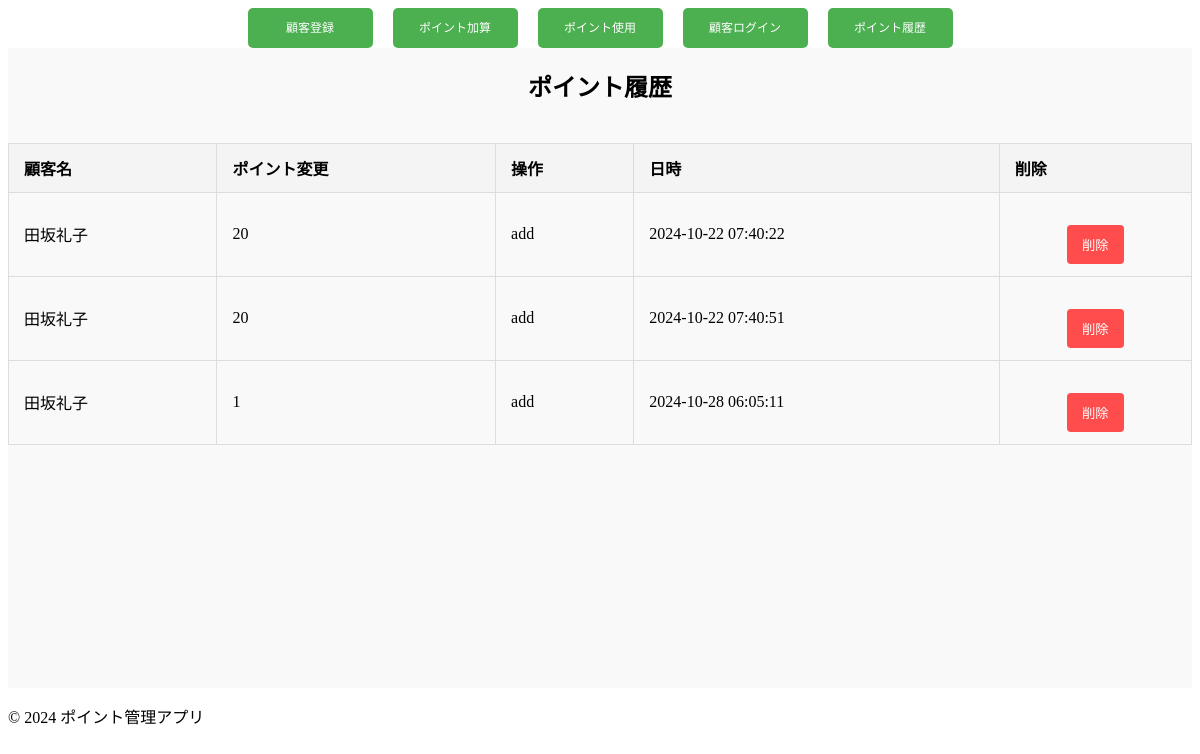
The app's page /points_history with its own data.
### tables this page shows
CREATE TABLE points_history (
            id INTEGER PRIMARY KEY AUTOINCREMENT,
            customer_id INTEGER NOT NULL,
            points_change INTEGER NOT NULL,
            operation_type TEXT NOT NULL,
            datetime TEXT NOT NULL,
            FOREIGN KEY (customer_id) REFERENCES customers (id)
        );

CREATE TABLE customers (
            id INTEGER PRIMARY KEY AUTOINCREMENT,
            name TEXT NOT NULL,
            password TEXT NOT NULL
        , points INTEGER DEFAULT 0);

### app.py (the view)
@app.route('/points_history')
def points_history():
    conn = sqlite3.connect('point_test.db')
    cursor = conn.cursor()
    cursor.execute('''
        SELECT ph.id, c.name, ph.points_change, ph.operation_type, ph.datetime
        FROM points_history ph
        JOIN customers c ON ph.customer_id = c.id
    ''')
    history = cursor.fetchall()
    conn.close()
    return render_template('points_history.html', history=history)

### templates/points_history.html (shortened to what this page needs)
{% extends 'base.html' %}
{% block content %}
<h2>ポイント履歴</h2>
<table class="history-table">
    <thead>
        <tr>
            <th>顧客名</th>
            <th>ポイント変更</th>
            <th>操作</th>
            <th>日時</th>
            <th>削除</th>
        </tr>
    </thead>
    <tbody>
        {% for entry in history %}
        <tr>
            <td>{{ entry[1] }}</td>
            <td>{{ entry[2] }}</td>
            <td>{{ entry[3] }}</td>
            <td>{{ entry[4] }}</td>
            <td>
                <form method="POST" action="{{ url_for('delete_history', history_id=entry[0]) }}">
                    <button type="submit" class="delete-button">削除</button>
                </form>
            </td>
        </tr>
        {% endfor %}
    </tbody>
</table>
{% endblock %}

### templates/base.html (shortened to what this page needs)
<!DOCTYPE html>
<html lang="ja">
<head>
    <link rel="stylesheet" href="{{ url_for('static', filename='style.css') }}">
</head>
<body>
    <header>
        <nav>
            <ul>
                <li><a href="{{ url_for('register') }}">顧客登録</a></li>
                <li><a href="{{ url_for('add_points') }}">ポイント加算</a></li>
                <li><a href="{{ url_for('use_points') }}">ポイント使用</a></li>
                <li><a href="{{ url_for('customer_login') }}">顧客ログイン</a></li>
                <li><a href="{{ url_for('points_history')}}">ポイント履歴</a></li>
            </ul>
        </nav>
    </header>
    <main>
        {% block content %}{% endblock %}
    </main>
    <footer>
        <p>&copy; 2024 ポイント管理アプリ</p>
    </footer>
</body>
</html>

### static/style.css (style rules this page uses)
nav ul { list-style-type: none; padding: 0; margin: 0; display: flex; justify-content: center; }
nav ul li { margin: 0 10px; }
nav ul li a { display: inline-block; padding: 10px 20px; background-color: #4CAF50; color: white; text-decoration: none; border-radius: 5px; transition: background-color 0.3s ease; width: 85px; height: 20px; text-align: center; line-height: 20px; }
nav ul li { font-size: 12px; }
main { display: flex; flex-direction: column; align-items: center; min-height: 80vh; background-color: #f9f9f9; }
form { display: flex; flex-direction: column; justify-content: center; align-items: center; margin-top: 20px; gap: 10px; }
button[type="submit"], input[type="submit"] { width: auto; padding: 10px 15px; margin: 0; }
.history-table { width: 100%; border-collapse: collapse; margin: 20px 0; font-size: 16px; text-align: left; }
.history-table th, .history-table td { padding: 12px 15px; border: 1px solid #ddd; }
.history-table th { background-color: #f4f4f4; font-weight: bold; }
.history-table tbody tr:nth-child(even) { background-color: #f9f9f9; }
.delete-button { background-color: #ff4d4d; color: white; border: none; padding: 8px 12px; cursor: pointer; border-radius: 4px; }

### records on screen
points_history: name "田坂礼子", points_change "20", operation_type "add", datetime "2024-10-22 07:40:22"
points_history: name "田坂礼子", points_change "20", operation_type "add", datetime "2024-10-22 07:40:51"
points_history: name "田坂礼子", points_change "1", operation_type "add", datetime "2024-10-28 06:05:11"
